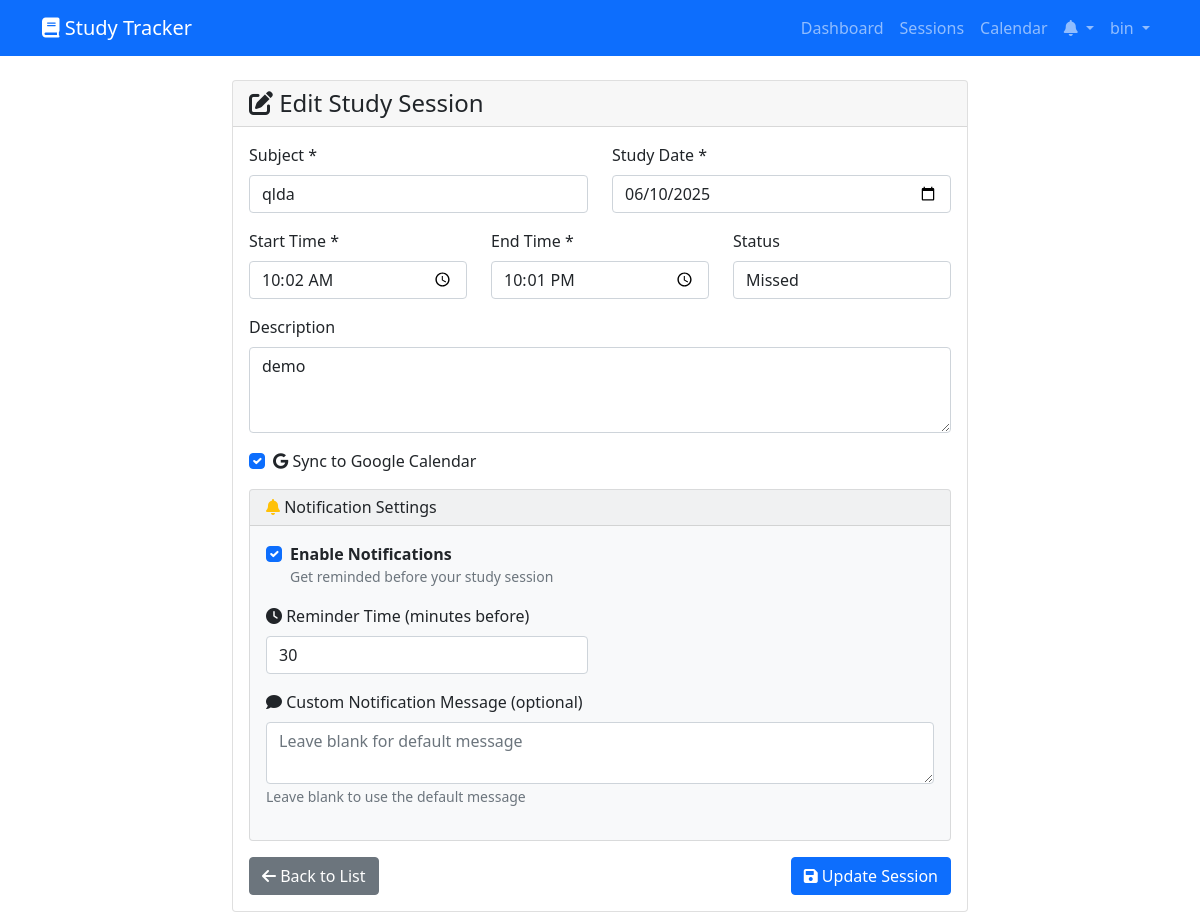
The page /sessions/2/edit/ (signed in) on the database its author committed.
### tracker/models.py (models this page shows, shortened)
class StudySession(models.Model):
    user = models.ForeignKey(User, on_delete=models.CASCADE)
    subject = models.CharField(max_length=100)
    description = models.TextField(blank=True, null=True)
    study_date = models.DateField()
    start_time = models.TimeField()
    end_time = models.TimeField()
    duration = models.DurationField(blank=True, null=True)
    status = models.CharField(
        max_length=20,
        choices=[
            ('Planned', 'Planned'),
            ('Completed', 'Completed'),
            ('Missed', 'Missed'),
        ],
        default='Planned'
    )
    created_at = models.DateTimeField(auto_now_add=True)
    updated_at = models.DateTimeField(auto_now=True)
    google_event_id = models.CharField(max_length=255, blank=True, null=True,
                                     help_text="Google Calendar event ID")
    sync_to_google = models.BooleanField(default=False,
                                       help_text="Whether to sync this session to Google Calendar")
    last_synced = models.DateTimeField(blank=True, null=True,
                                     help_text="Last time this session was synced to Google Calendar")
    notification_enabled = models.BooleanField(default=True,
                                             help_text="Enable notifications for this session")
    notification_message = models.TextField(blank=True, null=True,
                                          help_text="Custom notification message")
    notification_sent = models.BooleanField(default=False,
                                          help_text="Whether notification has been sent")
    notification_sent_at = models.DateTimeField(blank=True, null=True,
                                               help_text="When notification was sent")
    reminder_minutes = models.IntegerField(default=30,
                                         help_text="Minutes before session to send reminder")
    google_notification_event_id = models.CharField(max_length=255, blank=True, null=True,
                                                   help_text="Google Calendar notification event ID")
    class Meta:
        ordering = ['-study_date', '-start_time']

### tracker/views.py (the view)
# urls.py: path('sessions/<int:pk>/edit/', views.session_edit, name='session_edit'),
@login_required
def session_edit(request, pk):
    session = get_object_or_404(StudySession, pk=pk, user=request.user)
    old_sync_status = session.sync_to_google
    old_date = session.study_date
    old_time = session.start_time
    if request.method == 'POST':
        form = StudySessionForm(request.POST, instance=session)
        if form.is_valid():
            updated_session = form.save()
            if old_date != updated_session.study_date or old_time != updated_session.start_time:
                create_system_notification(
                    user=request.user,
                    title="Study Session Updated",
                    message=f"Your study session '{updated_session.subject}' has been rescheduled to {updated_session.study_date.strftime('%B %d, %Y')} at {updated_session.start_time.strftime('%H:%M')}.",
                    session=updated_session
                )
            if updated_session.sync_to_google != old_sync_status or updated_session.sync_to_google:
                try:
                    integration = GoogleCalendarIntegration.objects.get(user=request.user, sync_enabled=True)
                    service = GoogleCalendarService()
                    success, message = service.sync_session(request.user, updated_session)
                    if success:
                        messages.success(request, 'Study session updated and synced to Google Calendar!')
                    else:
                        messages.warning(request, f'Study session updated but sync failed: {message}')
                except GoogleCalendarIntegration.DoesNotExist:
                    messages.warning(request, 'Study session updated but Google Calendar is not connected.')
            else:
                messages.success(request, 'Study session updated successfully!')
            return redirect('session_list')
    else:
        form = StudySessionForm(instance=session)
    return render(request, 'tracker/session_form.html', {'form': form, 'session': session})

### templates/tracker/session_form.html (shortened to what this page needs)
{% extends 'base.html' %}
{% block content %}
<div class="row justify-content-center">
    <div class="col-md-8">
        <div class="card">
            <div class="card-header">
                <h4 class="mb-0">
                    <i class="fas fa-{% if session %}edit{% else %}plus{% endif %}"></i>
                    {% if session %}Edit Study Session{% else %}Create New Study Session{% endif %}
                </h4>
            </div>
            <div class="card-body">
                <form method="post">
                    <div class="row">
                        <div class="col-md-6">
                            <div class="mb-3">
                                <label for="{{ form.subject.id_for_label }}" class="form-label">Subject *</label>
                                {{ form.subject }}
                            </div>
                        </div>
                        <div class="col-md-6">
                            <div class="mb-3">
                                <label for="{{ form.study_date.id_for_label }}" class="form-label">Study Date *</label>
                                {{ form.study_date }}
                            </div>
                        </div>
                    </div>
                    <div class="row">
                        <div class="col-md-4">
                            <div class="mb-3">
                                <label for="{{ form.start_time.id_for_label }}" class="form-label">Start Time *</label>
                                {{ form.start_time }}
                            </div>
                        </div>
                        <div class="col-md-4">
                            <div class="mb-3">
                                <label for="{{ form.end_time.id_for_label }}" class="form-label">End Time *</label>
                                {{ form.end_time }}
                            </div>
                        </div>
                        <div class="col-md-4">
                            <div class="mb-3">
                                <label for="{{ form.status.id_for_label }}" class="form-label">Status</label>
                                {{ form.status }}
                            </div>
                        </div>
                    </div>
                    <div class="mb-3">
                        <label for="{{ form.description.id_for_label }}" class="form-label">Description</label>
                        {{ form.description }}
                    </div>
                    <div class="mb-3 form-check">
                        {{ form.sync_to_google }}
                        <label class="form-check-label" for="{{ form.sync_to_google.id_for_label }}">
                            <i class="fab fa-google"></i> Sync to Google Calendar
                        </label>
                    </div>
                    <div class="card mb-3 bg-light">
                        <div class="card-header py-2">
                            <h6 class="mb-0">
                                <i class="fas fa-bell text-warning"></i> Notification Settings
                            </h6>
                        </div>
                        <div class="card-body">
                            <div class="mb-3 form-check">
                                {{ form.notification_enabled }}
                                <label class="form-check-label" for="{{ form.notification_enabled.id_for_label }}">
                                    <strong>Enable Notifications</strong>
                                    <small class="d-block text-muted">Get reminded before your study session</small>
                                </label>
                            </div>
                            <div class="row">
                                <div class="col-md-6">
                                    <div class="mb-3">
                                        <label for="{{ form.reminder_minutes.id_for_label }}" class="form-label">
                                            <i class="fas fa-clock"></i> Reminder Time (minutes before)
                                        </label>
                                        {{ form.reminder_minutes }}
                                    </div>
                                </div>
                            </div>
                            <div class="mb-3">
                                <label for="{{ form.notification_message.id_for_label }}" class="form-label">
                                    <i class="fas fa-comment"></i> Custom Notification Message (optional)
                                </label>
                                {{ form.notification_message }}
                                <small class="form-text text-muted">Leave blank to use the default message</small>
                            </div>
                        </div>
                    </div>
                    <div class="d-flex justify-content-between">
                        <a href="{% url 'session_list' %}" class="btn btn-secondary">
                            <i class="fas fa-arrow-left"></i> Back to List
                        </a>
                        <button type="submit" class="btn btn-primary">
                            <i class="fas fa-save"></i>
                            {% if session %}Update Session{% else %}Create Session{% endif %}
                        </button>
                    </div>
                </form>
            </div>
        </div>
    </div>
</div>
{% endblock %}

### templates/base.html (shortened to what this page needs)
<!DOCTYPE html>
<html lang="en">
<head>
    <link href="https://cdn.jsdelivr.net/npm/bootstrap@5.1.3/dist/css/bootstrap.min.css" rel="stylesheet">
    <link href="https://cdnjs.cloudflare.com/ajax/libs/font-awesome/6.0.0/css/all.min.css" rel="stylesheet">
</head>
<body>
    <nav class="navbar navbar-expand-lg navbar-dark bg-primary">
        <div class="container">
            <a class="navbar-brand" href="{% url 'home' %}">
                <i class="fas fa-book"></i> Study Tracker
            </a>
            {% if user.is_authenticated %}
            <div class="navbar-nav ms-auto">
                <a class="nav-link" href="{% url 'dashboard' %}">Dashboard</a>
                <a class="nav-link" href="{% url 'session_list' %}">Sessions</a>
                <a class="nav-link" href="{% url 'calendar' %}">Calendar</a>
                <div class="nav-item dropdown">
                    <a class="nav-link dropdown-toggle position-relative" href="#" role="button" data-bs-toggle="dropdown" id="notificationDropdown">
                        <i class="fas fa-bell"></i>
                    </a>
                </div>
                <div class="nav-item dropdown">
                    <a class="nav-link dropdown-toggle" href="#" role="button" data-bs-toggle="dropdown">
                        {{ user.username }}
                    </a>
                </div>
            </div>
            {% else %}
            <div class="navbar-nav ms-auto">
                <a class="nav-link" href="{% url 'login' %}">Login</a>
                <a class="nav-link" href="{% url 'register' %}">Register</a>
            </div>
            {% endif %}
        </div>
    </nav>
    <main class="container mt-4">
        {% block content %}
        {% endblock %}
    </main>
</body>
</html>

### rows shown on the page
StudySession: subject "qlda", study_date "06/10/2025", start_time "10:02:00", end_time "22:01:00", status "Missed", description "demo", sync_to_google "☑", notification_enabled "☑", reminder_minutes "30"

### other values the page prints
{{ user.username }} "bin"
